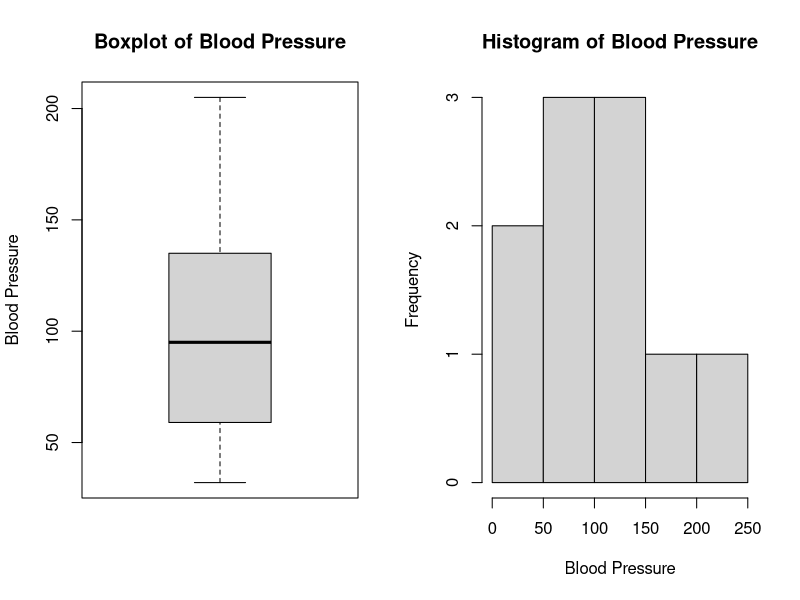

This chart was generated by the following R code:
# Create variables
Freq  <- c(0.6, 0.3, 0.4, 0.4, 0.2, 0.6, 0.3, 0.4, 0.9, 0.2)
BP    <- c(103, 87, 32, 42, 59, 109, 78, 205, 135, 176)

First <- c(1, 1, 1, 1, 0, 0, 0, 0, NA, 1)
Second <- c(0, 0, 1, 1, 0, 0, 1, 1, 1, 1)
FinalDecision <- c(0, 1, 0, 1, 0, 1, 0, 1, 1, 1)

par(mfrow = c(1, 2))   # side-by-side layout

boxplot(BP,
        main = "Boxplot of Blood Pressure",
        ylab = "Blood Pressure")

hist(BP,
     main = "Histogram of Blood Pressure",
     xlab = "Blood Pressure",
     col = "lightgray",
     breaks = 6)

par(mfrow = c(1, 1))   # reset layout

